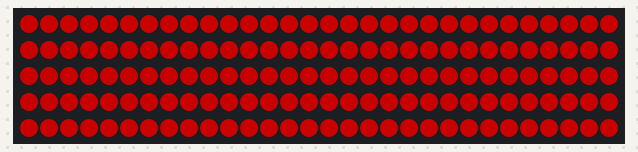
Bench run of a sketch on a simulated Arduino Uno, built with avr-gcc and run on an emulated ATmega328P. Parts: 150 RGB LEDs in strip order, left to right, continuing on the next row. Dim RGB values are drawn brighter than linear.

Above: at 0.1 s.

The sketch:

gwang_red_sparkle.ino
```cpp
#include <Adafruit_NeoPixel.h>

const int STRIP_LENGTH = 150;
const int LED_STRIP_PIN = 11;
const int FIXED_BRIGHTNESS = 100;

Adafruit_NeoPixel strip = Adafruit_NeoPixel(STRIP_LENGTH, LED_STRIP_PIN, NEO_GRB + NEO_KHZ800);

void setup() {
  strip.begin();
  strip.show();
}

void loop() {
  changeColor(255, 0, 0);
  delay(50);
}

void changeColor(int red, int green, int blue) {
  int i;
  for (i = 0; i < strip.numPixels(); i++) {
    strip.setPixelColor(i, red, green, blue);
  }
  strip.setBrightness(FIXED_BRIGHTNESS);
  strip.show();
}
```
